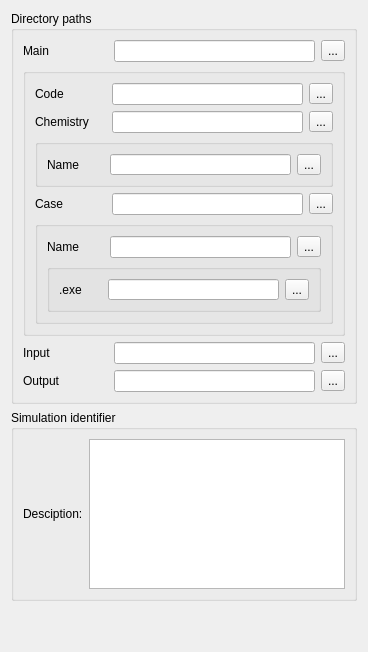
      <widget class="QWidget" name="general_tab">
       <attribute name="title">
        <string>General options</string>
       </attribute>
       <layout class="QHBoxLayout" name="horizontalLayout_9">
        <item>
         <widget class="QFrame" name="frame_22">
          <property name="frameShape">
           <enum>QFrame::NoFrame</enum>
          </property>
          <property name="frameShadow">
           <enum>QFrame::Raised</enum>
          </property>
          <layout class="QVBoxLayout" name="verticalLayout_13">
           <property name="spacing">
            <number>6</number>
           </property>
           <property name="margin" stdset="0">
            <number>0</number>
           </property>
           <item>
            <widget class="QGroupBox" name="groupBox_9">
             <property name="title">
              <string>Directory paths</string>
             </property>
             <layout class="QGridLayout" name="gridLayout_39">
              <item row="6" column="0">
               <layout class="QGridLayout" name="gridLayout_4">
                <item row="0" column="2">
                 <widget class="QToolButton" name="browse_output">
                  <property name="font">
                   <font>
                    <bold>false</bold>
                   </font>
                  </property>
                  <property name="text">
                   <string>...</string>
                  </property>
                 </widget>
                </item>
                <item row="0" column="1">
                 <widget class="QLineEdit" name="output_dir">
                  <property name="minimumSize">
                   <size>
                    <width>0</width>
                    <height>18</height>
                   </size>
                  </property>
                 </widget>
                </item>
                <item row="0" column="0">
                 <widget class="QLabel" name="label_28">
                  <property name="sizePolicy">
                   <sizepolicy hsizetype="Fixed" vsizetype="Preferred">
                    <horstretch>0</horstretch>
                    <verstretch>0</verstretch>
                   </sizepolicy>
                  </property>
                  <property name="minimumSize">
                   <size>
                    <width>85</width>
                    <height>0</height>
                   </size>
                  </property>
                  <property name="text">
                   <string>Output</string>
                  </property>
                 </widget>
                </item>
               </layout>
              </item>
              <item row="5" column="0">
               <layout class="QGridLayout" name="gridLayout_4">
                <item row="0" column="0">
                 <widget class="QLabel" name="label_28">
                  <property name="sizePolicy">
                   <sizepolicy hsizetype="Fixed" vsizetype="Preferred">
                    <horstretch>0</horstretch>
                    <verstretch>0</verstretch>
                   </sizepolicy>
                  </property>
                  <property name="minimumSize">
                   <size>
                    <width>85</width>
                    <height>0</height>
                   </size>
                  </property>
                  <property name="text">
                   <string>Input</string>
                  </property>
                 </widget>
                </item>
                <item row="0" column="1">
                 <widget class="QLineEdit" name="input_dir">
                  <property name="minimumSize">
                   <size>
                    <width>0</width>
                    <height>18</height>
                   </size>
                  </property>
                 </widget>
                </item>
                <item row="0" column="2">
                 <widget class="QToolButton" name="browse_input">
                  <property name="font">
                   <font>
                    <bold>false</bold>
                   </font>
                  </property>
                  <property name="text">
                   <string>...</string>
                  </property>
                 </widget>
                </item>
               </layout>
              </item>
              <item row="4" column="0">
               <widget class="QGroupBox" name="groupBox_14">
                <property name="title">
                 <string/>
                </property>
                <layout class="QVBoxLayout" name="verticalLayout_8">
                 <item>
                  <layout class="QGridLayout" name="gridLayout_5">
                   <item row="0" column="2">
                    <widget class="QToolButton" name="browse_code">
                     <property name="font">
                      <font>
                       <bold>false</bold>
                      </font>
                     </property>
                     <property name="text">
                      <string>...</string>
                     </property>
                    </widget>
                   </item>
                   <item row="0" column="0">
                    <widget class="QLabel" name="label_code_dir">
                     <property name="sizePolicy">
                      <sizepolicy hsizetype="Fixed" vsizetype="Preferred">
                       <horstretch>0</horstretch>
                       <verstretch>0</verstretch>
                      </sizepolicy>
                     </property>
                     <property name="minimumSize">
                      <size>
                       <width>71</width>
                       <height>0</height>
                      </size>
                     </property>
                     <property name="text">
                      <string>Code</string>
                     </property>
                    </widget>
                   </item>
                   <item row="0" column="1">
                    <widget class="QLineEdit" name="code_dir">
                     <property name="minimumSize">
                      <size>
                       <width>0</width>
                       <height>18</height>
                      </size>
                     </property>
                    </widget>
                   </item>
                  </layout>
                 </item>
                 <item>
                  <layout class="QGridLayout" name="gridLayout_5">
                   <item row="0" column="0">
                    <widget class="QLabel" name="label_chem_dir">
                     <property name="sizePolicy">
                      <sizepolicy hsizetype="Fixed" vsizetype="Preferred">
                       <horstretch>0</horstretch>
                       <verstretch>0</verstretch>
                      </sizepolicy>
                     </property>
                     <property name="minimumSize">
                      <size>
                       <width>71</width>
                       <height>0</height>
                      </size>
                     </property>
                     <property name="text">
                      <string>Chemistry</string>
                     </property>
                    </widget>
                   </item>
                   <item row="0" column="2">
                    <widget class="QToolButton" name="browse_chem">
                     <property name="font">
                      <font>
                       <bold>false</bold>
                      </font>
                     </property>
                     <property name="text">
                      <string>...</string>
                     </property>
                    </widget>
                   </item>
                   <item row="0" column="1">
                    <widget class="QLineEdit" name="chem_dir">
                     <property name="minimumSize">
                      <size>
                       <width>0</width>
                       <height>18</height>
                      </size>
                     </property>
                    </widget>
                   </item>
                  </layout>
                 </item>
                 <item>
                  <widget class="QGroupBox" name="groupBox_8">
                   <property name="title">
                    <string/>
                   </property>
                   <layout class="QVBoxLayout" name="verticalLayout_8">
                    <item>
                     <layout class="QGridLayout" name="gridLayout_5">
                      <item row="0" column="2">
                       <widget class="QToolButton" name="browse_chemname">
                        <property name="font">
                         <font>
                          <bold>false</bold>
                         </font>
                        </property>
                        <property name="text">
                         <string>...</string>
                        </property>
                       </widget>
                      </item>
                      <item row="0" column="1">
                       <widget class="QLineEdit" name="chemname_dir">
                        <property name="minimumSize">
                         <size>
                          <width>0</width>
                          <height>18</height>
                         </size>
                        </property>
                       </widget>
                      </item>
                      <item row="0" column="0">
                       <widget class="QLabel" name="label_chemname_dir">
                        <property name="sizePolicy">
                         <sizepolicy hsizetype="Fixed" vsizetype="Preferred">
                          <horstretch>0</horstretch>
                          <verstretch>0</verstretch>
                         </sizepolicy>
                        </property>
                        <property name="minimumSize">
                         <size>
                          <width>57</width>
                          <height>0</height>
                         </size>
                        </property>
                        <property name="text">
                         <string>Name</string>
                        </property>
                       </widget>
                      </item>
                     </layout>
                    </item>
                   </layout>
                  </widget>
                 </item>
                 <item>
                  <layout class="QGridLayout" name="gridLayout_9">
                   <item row="0" column="2">
                    <widget class="QToolButton" name="browse_case">
                     <property name="font">
                      <font>
                       <bold>false</bold>
                      </font>
                     </property>
                     <property name="text">
                      <string>...</string>
                     </property>
                    </widget>
                   </item>
                   <item row="0" column="1">
                    <widget class="QLineEdit" name="case_dir">
                     <property name="minimumSize">
                      <size>
                       <width>0</width>
                       <height>18</height>
                      </size>
                     </property>
                    </widget>
                   </item>
                   <item row="0" column="0">
                    <widget class="QLabel" name="label_27">
                     <property name="sizePolicy">
                      <sizepolicy hsizetype="Fixed" vsizetype="Preferred">
                       <horstretch>0</horstretch>
                       <verstretch>0</verstretch>
                      </sizepolicy>
                     </property>
                     <property name="minimumSize">
                      <size>
                       <width>71</width>
                       <height>0</height>
                      </size>
                     </property>
                     <property name="text">
                      <string>Case</string>
                     </property>
                    </widget>
                   </item>
                  </layout>
                 </item>
                 <item>
                  <widget class="QGroupBox" name="groupBox_10">
                   <property name="title">
                    <string/>
                   </property>
                   <layout class="QVBoxLayout" name="verticalLayout_8">
                    <item>
                     <layout class="QGridLayout" name="gridLayout_5">
                      <item row="0" column="2">
                       <widget class="QToolButton" name="browse_casename">
                        <property name="font">
                         <font>
                          <bold>false</bold>
                         </font>
                        </property>
                        <property name="text">
                         <string>...</string>
                        </property>
                       </widget>
                      </item>
                      <item row="0" column="1">
                       <widget class="QLineEdit" name="casename_dir">
                        <property name="minimumSize">
                         <size>
                          <width>0</width>
                          <height>18</height>
                         </size>
                        </property>
                       </widget>
                      </item>
                      <item row="0" column="0">
                       <widget class="QLabel" name="label_casename_dir">
                        <property name="sizePolicy">
                         <sizepolicy hsizetype="Fixed" vsizetype="Preferred">
                          <horstretch>0</horstretch>
                          <verstretch>0</verstretch>
                         </sizepolicy>
                        </property>
                        <property name="minimumSize">
                         <size>
                          <width>57</width>
                          <height>0</height>
                         </size>
                        </property>
                        <property name="text">
                         <string>Name</string>
                        </property>
                       </widget>
                      </item>
                     </layout>
                    </item>
                    <item>
                     <widget class="QGroupBox" name="groupBox_13">
                      <property name="title">
                       <string/>
                      </property>
                      <layout class="QVBoxLayout" name="verticalLayout_8">
                       <item>
                        <layout class="QGridLayout" name="gridLayout_5">
                         <item row="0" column="2">
                          <widget class="QToolButton" name="browse_exe">
                           <property name="font">
                            <font>
                             <bold>false</bold>
                            </font>
                           </property>
                           <property name="text">
                            <string>...</string>
                           </property>
                          </widget>
                         </item>
                         <item row="0" column="1">
                          <widget class="QLineEdit" name="sosaa_exe">
                           <property name="minimumSize">
                            <size>
                             <width>0</width>
                             <height>18</height>
                            </size>
                           </property>
                          </widget>
                         </item>
                         <item row="0" column="0">
                          <widget class="QLabel" name="label_sosaa_exe">
                           <property name="sizePolicy">
                            <sizepolicy hsizetype="Fixed" vsizetype="Preferred">
                             <horstretch>0</horstretch>
                             <verstretch>0</verstretch>
                            </sizepolicy>
                           </property>
                           <property name="minimumSize">
                            <size>
                             <width>43</width>
                             <height>0</height>
                            </size>
                           </property>
                           <property name="text">
                            <string>.exe</string>
                           </property>
                          </widget>
                         </item>
                        </layout>
                       </item>
                      </layout>
                     </widget>
                    </item>
                   </layout>
                  </widget>
                 </item>
                </layout>
               </widget>
              </item>
              <item row="1" column="0">
               <layout class="QGridLayout" name="gridLayout_7">
                <item row="0" column="1">
                 <widget class="QLineEdit" name="main_dir">
                  <property name="minimumSize">
                   <size>
                    <width>0</width>
                    <height>18</height>
                   </size>
                  </property>
                  <property name="text">
                   <string/>
                  </property>
                  <property name="placeholderText">
                   <string/>
                  </property>
                 </widget>
                </item>
                <item row="0" column="0">
                 <widget class="QLabel" name="label">
                  <property name="sizePolicy">
                   <sizepolicy hsizetype="Fixed" vsizetype="Preferred">
                    <horstretch>0</horstretch>
                    <verstretch>0</verstretch>
                   </sizepolicy>
                  </property>
                  <property name="minimumSize">
                   <size>
                    <width>85</width>
                    <height>0</height>
                   </size>
                  </property>
                  <property name="text">
                   <string>Main</string>
                  </property>
                 </widget>
                </item>
                <item row="0" column="2">
                 <widget class="QToolButton" name="browse_main">
                  <property name="font">
                   <font>
                    <bold>false</bold>
                   </font>
                  </property>
                  <property name="text">
                   <string>...</string>
                  </property>
                 </widget>
                </item>
               </layout>
              </item>
             </layout>
            </widget>
           </item>
           <item>
            <widget class="QGroupBox" name="groupBox_2">
             <property name="title">
              <string>Simulation identifier</string>
             </property>
             <layout class="QGridLayout" name="gridLayout_2">
              <item row="0" column="1" colspan="2">
               <widget class="QPlainTextEdit" name="description">
                <property name="sizePolicy">
                 <sizepolicy hsizetype="Expanding" vsizetype="MinimumExpanding">
                  <horstretch>0</horstretch>
                  <verstretch>0</verstretch>
                 </sizepolicy>
                </property>
                <property name="maximumSize">
                 <size>
                  <width>16777215</width>
                  <height>150</height>
                 </size>
                </property>
                <property name="toolTip">
                 <string>Description of the run, max 1000 characters. This will be saved in all output files.</string>
                </property>
                <property name="horizontalScrollBarPolicy">
                 <enum>Qt::ScrollBarAlwaysOff</enum>
                </property>
                <property name="maximumBlockCount">
                 <number>0</number>
                </property>
               </widget>
              </item>
              <item row="0" column="0">
               <widget class="QLabel" name="label_8">
                <property name="font">
                 <font>
                  <stylestrategy>PreferDefault</stylestrategy>
                 </font>
                </property>
                <property name="toolTip">
                 <string>Description of the run, max 1000 characters. This will be saved in all output files.</string>
                </property>
                <property name="text">
                 <string>Desciption:</string>
                </property>
               </widget>
              </item>
             </layout>
            </widget>
           </item>
           <item>
            <spacer name="verticalSpacer_3">
             <property name="orientation">
              <enum>Qt::Vertical</enum>
             </property>
             <property name="sizeHint" stdset="0">
              <size>
               <width>20</width>
               <height>40</height>
              </size>
             </property>
            </spacer>
           </item>
          </layout>
         </widget>
        </item>
       </layout>
      </widget>
